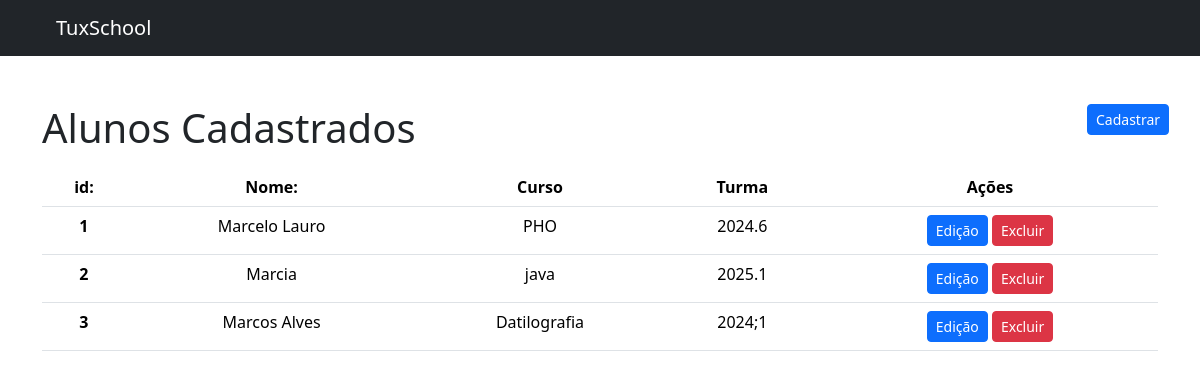
Before: / with the older database file.
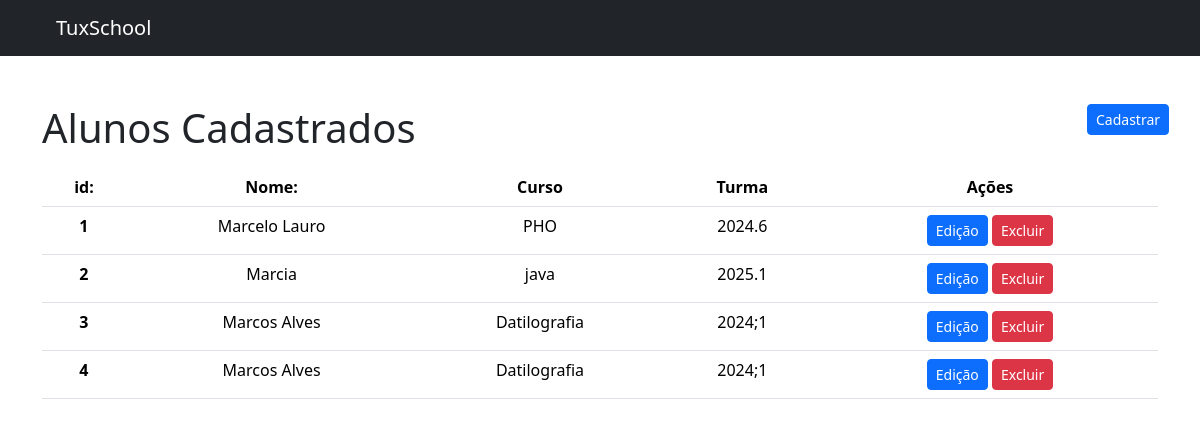
After: the same page with the newer database file.
### alunos/models.py (models this page shows)
class Alunos(models.Model):
    nome = models.CharField(max_length=100, null=False, blank=False)
    curso = models.CharField(max_length=100, null=False, blank=False)
    turma = models.CharField(max_length=100, null=False, blank=False)

### alunos/views.py (the view)
# urls.py: path("", AlunosListViews.as_view(), name="alunos_list"),
class AlunosListViews(ListView):
    model = Alunos

### alunos/templates/alunos/alunos_list.html
{% extends 'base.html' %}
{% block content %}
    <div class="row">
                <div class="col-11">
                    <h1>Alunos Cadastrados</h1>
                </div>
                <div class="col-1">
                    <a href="{% url 'alunos_create'%}" class="btn btn-primary btn-sm">Cadastrar</a>
                </div>
            </div>
            <div>
                <table class="table mt-2 text-center">
                  <thead>
                    <tr>
                      <th scope="col">id:</th>
                      <th scope="col">Nome: </th>
                      <th scope="col">Curso</th>
                      <th scope="col">Turma</th>
                        <th scope="col">Ações</th>
                    </tr>
                  </thead>
                  <tbody>
                  {% for aluno in alunos_list %}
                    <tr>
                      <th scope="row">{{aluno.id}}</th>
                      <td>{{aluno.nome}}</td>
                      <td>{{aluno.curso}}</td>
                      <td>{{aluno.turma}}</td>
                        <td>
                            <button type="button" class="btn btn-primary btn-sm">Edição</button>
                            <button type="button" class="btn btn-danger btn-sm">Excluir</button>
                        </td>
                    </tr>
                  {% endfor %}
                  </tbody>
                </table>
            </div>
{% endblock content %}

### alunos/templates/base.html (shortened to what this page needs)
{% load bootstrap5 %}
{% bootstrap_css %}
<!DOCTYPE html>
<html lang="pt-br">
<head>
</head>
<body>
        <header>
            <nav class="navbar navbar-dark bg-dark">
              <a class="navbar-brand container" href="{% url 'alunos_list'%}">TuxSchool</a>
            </nav>
        </header>
        <main class="container mt-5">
            {% block content %}{% endblock content %}
        </main>
</body>
</html>

Changed rows visible on the page:
added Alunos: id "4", nome "Marcos Alves", curso "Datilografia", turma "2024;1"
